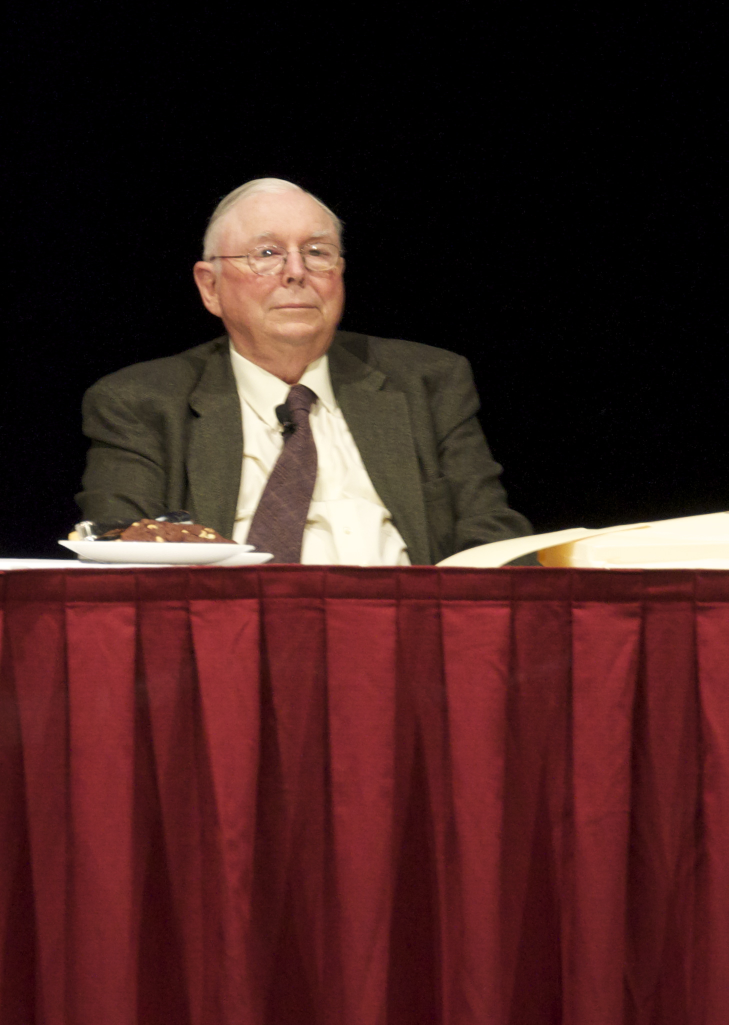
#> input picture wupan/ep01/render/assets/_dl/munger_commons.jpg, 1457 x 2050 px, found by its file name (shown at 1/2 size)
$ python engrave.py
#> lines starting #> are read from the running program, lines starting #| are printed output that depends on the picture; after the words box and inside, x2 and y2 are one past the last pixel; in counts of white or black regions, pixels touching at a corner belong together
"""真实照片 → 白底铜版画胸像（035 芒格）。

python tools/engrave.py [--src assets/_dl/munger_commons.jpg] [--out assets/eng_munger.png]
                        [--crop-out out/_p_crop.png] [--mask-out out/_p_mask.png]

步骤：裁胸像 → 按亮度抠出人（黑背景）→ 放大 2 倍、对比度拉伸 → 斜向线网（线宽随暗度）
      + 暗部交叉线 + 最暗处第三层 + DoG 轮廓线（眼镜、五官、领带）+ 剪影外轮廓 → 墨色 #2a2118 白底
"""
import argparse
import numpy as np
from PIL import Image
from scipy import ndimage as ndi

INK = np.array([42, 33, 24], np.float32)
P = dict(
    crop=(150, 320, 1090, 1025),   # x0, y0, x1, y1（原图像素）：头顶留空，下沿在盘子和纸以上
    th=20,                          # 抠图亮度阈值（0–255，先做 1.5px 高斯）。背景约 0–12，西装暗边约 25–40
    scale=2,
    lo=1.5, hi=99.0,                # 对比度拉伸的百分位（只在人身上统计）
    gamma=1.45,                     # 暗度曲线（>1：中间调变浅，脸和白发多留白）
    period=7.0,                     # 主线网周期（放大后的像素）
    ang1=38, ang2=-52, ang3=82,     # 三层线的角度（度）
    t2=0.50, t3=0.78,               # 第二层、第三层开始出现的暗度
    warp=2.2,                       # 线随明暗弯曲的幅度（周期的倍数），让排线顺着形体走
    dog=(0.7, 2.2, 0.026, 0.075),   # DoG 轮廓：sigma1, sigma2, 起点, 满墨
)


def luminance(a):
    return a[..., 0] * 0.299 + a[..., 1] * 0.587 + a[..., 2] * 0.114


def make_mask(lum, th):
#> called with th = 20
    m = ndi.gaussian_filter(lum, 1.5) > th
#> m: shape (705, 940) bool; 52.4% white; 6 black regions, box (x1, y1, x2, y2) and area: (0, 0, 940, 705) 314856, (0, 682, 15, 705) 208, (229, 493, 248, 515) 185, (221, 627, 226, 655) 89, (428, 533, 436, 541) 45, (283, 370, 290, 377) 33
    m = ndi.binary_opening(m, iterations=2)
    m = ndi.binary_closing(m, iterations=4)
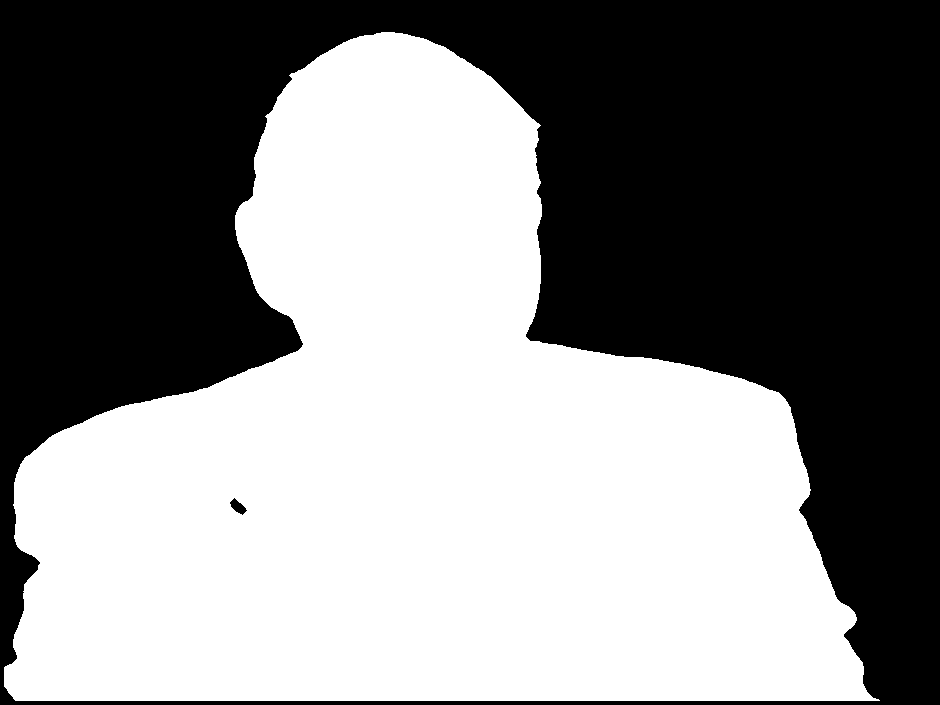
#> m: shape (705, 940) bool; 51.9% white; 2 black regions, box (x1, y1, x2, y2) and area: (0, 0, 940, 705) 318546, (230, 498, 247, 515) 144
    lab, n = ndi.label(m)
#> n = 1
    if n > 1:
        sizes = ndi.sum(m, lab, range(1, n + 1))
        m = lab == (1 + int(np.argmax(sizes)))
    m = ndi.binary_fill_holes(m)
#> m: shape (705, 940) bool; 51.9% white; 1 black region, box (x1, y1, x2, y2) and area: (0, 0, 940, 705) 318546
    # 边缘平滑：模糊后再取阈值，去掉 JPEG 噪点留下的毛刺
    m = ndi.gaussian_filter(m.astype(np.float32), 2.0) > 0.5
#> m: shape (705, 940) bool; 51.9% white; 1 black region, box (x1, y1, x2, y2) and area: (0, 0, 940, 705) 318563
#> in main, `mask = np.asarray(Image.fromarray(mask.astype(np.uint8) * 255).resize(..`: mask: shape (1410, 1880) bool; 51.9% white; 1 black region, box (x1, y1, x2, y2) and area: (0, 0, 1880, 1410) 1274252
    return m


def screen(h, w, ang, period, width, warp_field):
    """平行线：width（0..period）是每点该有的线宽，返回 0..1 的墨量（带 1px 抗锯齿）。"""
    yy, xx = np.mgrid[0:h, 0:w].astype(np.float32)
    a = np.deg2rad(ang)
    s = xx * np.cos(a) + yy * np.sin(a) + warp_field * period
    d = np.abs(np.mod(s, period) - period / 2)          # 到最近一条线中心的距离
    # 宽度不到 1px 的线按比例变淡：亮部不留一根根细线
    return np.clip(width / 2 - d + 0.5, 0, 1) * np.clip(width, 0, 1)


def engrave(rgb, mask, p):
    h, w = mask.shape
#> h = 1410; w = 1880
    lum = luminance(rgb)
    lo, hi = np.percentile(lum[mask], [p['lo'], p['hi']])
#> lo = 29.4; hi = 248.2
    L = np.clip((lum - lo) / (hi - lo), 0, 1)
    # 轻微局部对比：把大块明暗的差异压一点，细节（眼镜、皱纹）拉出来
    base = ndi.gaussian_filter(L, 30)
    L = np.clip(base + (L - base) * 1.3, 0, 1)
    D = (1 - L) ** p['gamma']                            # 暗度 0..1
    Ds = ndi.gaussian_filter(D, 1.2)
    warp = ndi.gaussian_filter(L, 10) * p['warp']
    per = p['period']
    ink = screen(h, w, p['ang1'], per, np.clip(Ds * 1.05, 0, 1) * per * 0.92, warp)
    d2 = np.clip((Ds - p['t2']) / (1 - p['t2']), 0, 1)
    ink = np.maximum(ink, screen(h, w, p['ang2'], per, d2 * per * 0.75, warp * 0.6))
    d3 = np.clip((Ds - p['t3']) / (1 - p['t3']), 0, 1)
    ink = np.maximum(ink, screen(h, w, p['ang3'], per * 0.9, d3 * per * 0.6, warp * 0.3))
#> call 3 of screen, with h = 1410, w = 1880, ang = 82, period = 6.3
#> in screen (call 3), `d = np.abs(np.mod(s, period) - period / 2)`:
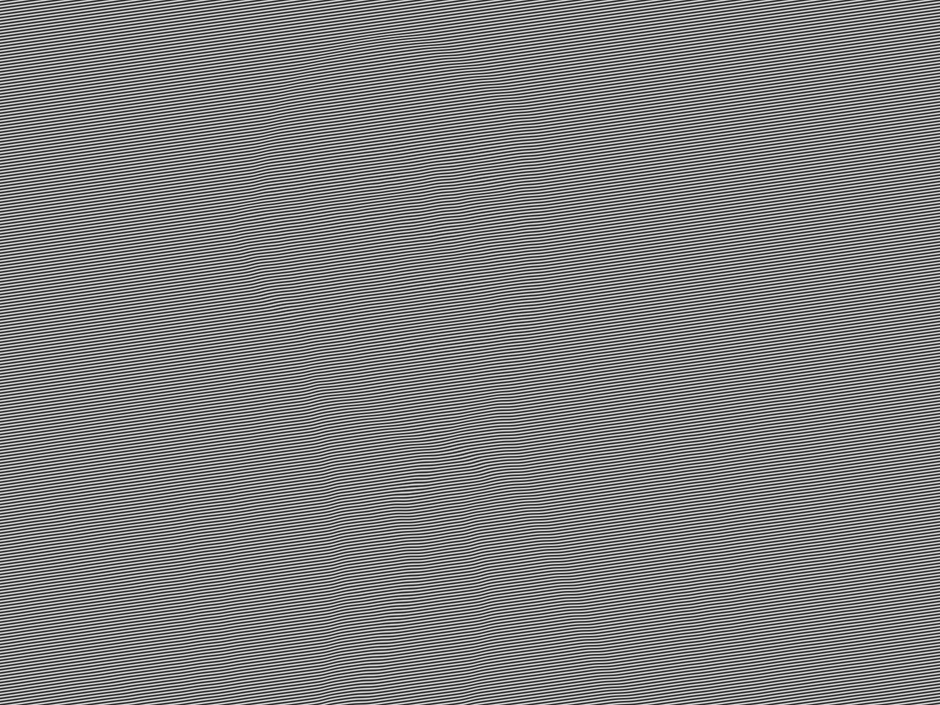
#> d: shape (1410, 1880) float32 (shown at 1/2 size); min 4.77e-07, max 3.15, mean 1.57; drawn with min black and max white
#> in screen (call 3), `return np.clip(width / 2 - d + 0.5, 0, 1) * np.clip(width, 0, 1)`:
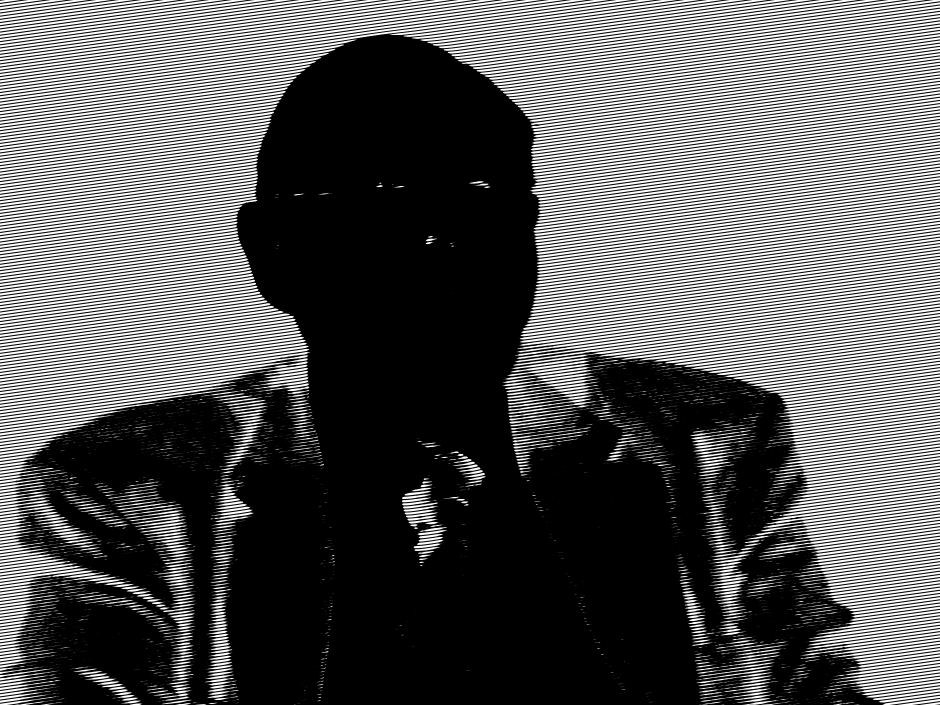
#> returned value: shape (1410, 1880) float32 (shown at 1/2 size); min 0, max 1, mean 0.359
    # DoG 轮廓线：暗细线（眼镜框、眼睛、嘴、领带、衣领）
    s1, s2, a0, a1 = p['dog']
    dog = ndi.gaussian_filter(L, s1 * p['scale']) - ndi.gaussian_filter(L, s2 * p['scale'])
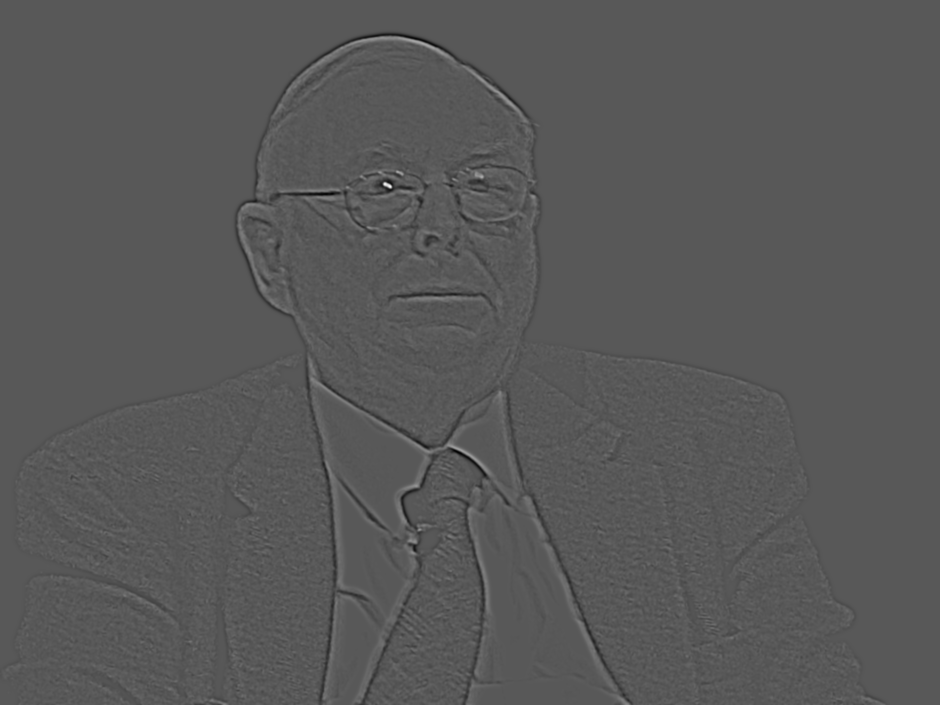
#> dog: shape (1410, 1880) float32 (shown at 1/2 size); min -0.224, max 0.423, mean 6.84e-12; drawn with min black and max white
    edge = np.clip((-dog - a0) / (a1 - a0), 0, 1)
    ink = np.maximum(ink, edge)
    # 剪影外轮廓：闭合，cutout.js 才能把里面的高光（白发、额头）当成人的一部分
    er = ndi.binary_erosion(mask, iterations=3)
#> er: shape (1410, 1880) bool; 51.3% white; 1 black region, box (x1, y1, x2, y2) and area: (0, 0, 1880, 1410) 1291120
    rim = mask & ~er
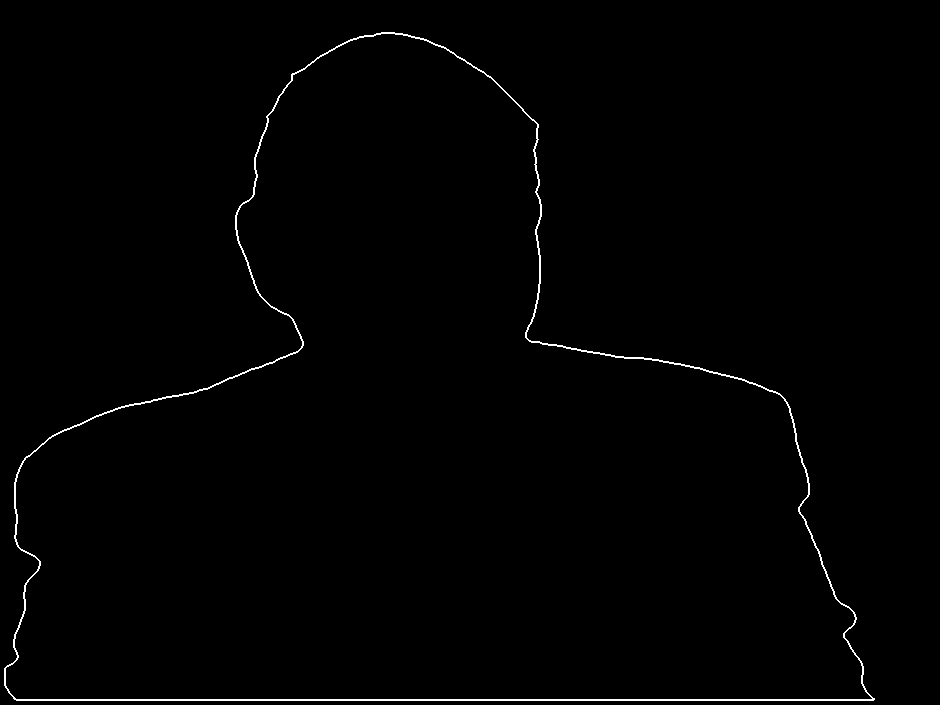
#> rim: shape (1410, 1880) bool (shown at 1/2 size); 0.64% white; 1 white region, box (x1, y1, x2, y2) and area: (8, 64, 1750, 1402) 16868
    ink = np.maximum(ink, ndi.gaussian_filter(rim.astype(np.float32), 0.7) * 1.6)
    ink = np.clip(ink, 0, 1) * mask
    out = 255 * (1 - ink[..., None]) + INK * ink[..., None]
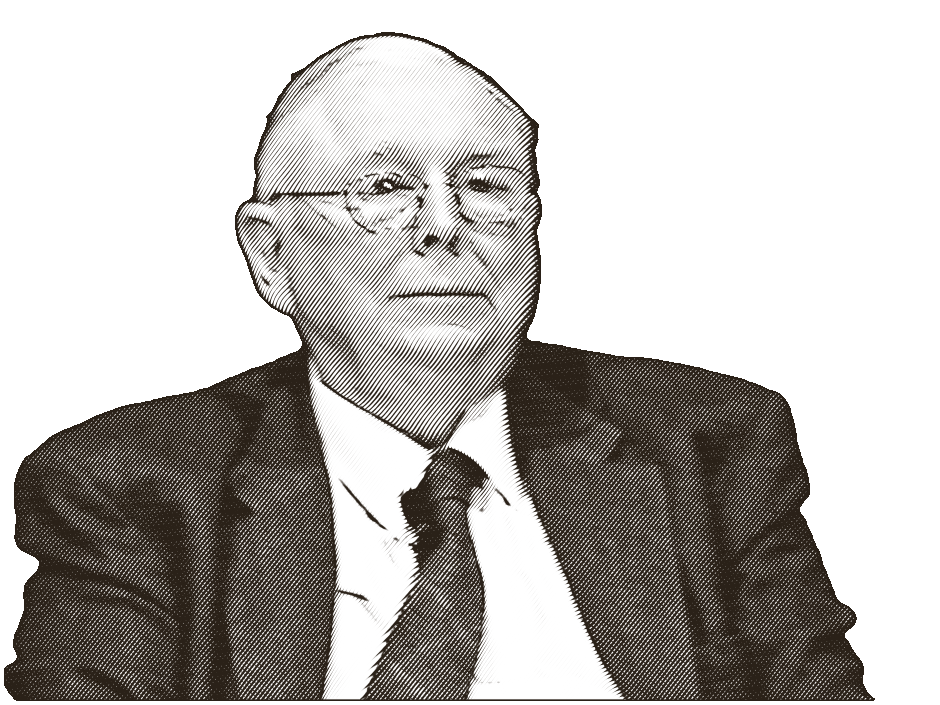
#> out: shape (1410, 1880, 3) float32 (shown at 1/2 size); mean of channels 0, 1, 2 186.8, 186.1, 185.5; drawn as R, G, B
    return np.clip(out, 0, 255).astype(np.uint8)
#> returned value: shape (1410, 1880, 3)


def main():
    ap = argparse.ArgumentParser()
    ap.add_argument('--src', default='assets/_dl/munger_commons.jpg')
    ap.add_argument('--out', default='assets/eng_munger.png')
    ap.add_argument('--crop-out')
    ap.add_argument('--mask-out')
    ap.add_argument('--th', type=float, default=P['th'])
    a = ap.parse_args()
    p = dict(P, th=a.th)
    im = Image.open(a.src).convert('RGB').crop(p['crop'])
    if a.crop_out:
        im.save(a.crop_out)
    big = im.resize((im.width * p['scale'], im.height * p['scale']), Image.LANCZOS)
    rgb = np.asarray(big, np.float32)
    mask = make_mask(luminance(np.asarray(im, np.float32)), p['th'])
    mask = np.asarray(Image.fromarray(mask.astype(np.uint8) * 255).resize(big.size, Image.BILINEAR)) > 127
    if a.mask_out:
        Image.fromarray(mask.astype(np.uint8) * 255).save(a.mask_out)
    Image.fromarray(engrave(rgb, mask, p)).save(a.out)
    print('wrote', a.out, big.size, 'mask %.1f%%' % (mask.mean() * 100))
#| wrote assets/eng_munger.png (1880, 1410) mask 51.9%


if __name__ == '__main__':
    main()
